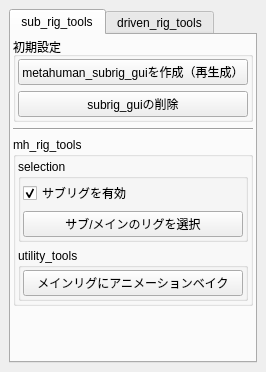
<?xml version="1.0" encoding="UTF-8"?>
<ui version="4.0">
 <class>MainWindow</class>
 <widget class="QMainWindow" name="MainWindow">
  <property name="geometry">
   <rect>
    <x>0</x>
    <y>0</y>
    <width>239</width>
    <height>372</height>
   </rect>
  </property>
  <property name="windowTitle">
   <string>MainWindow</string>
  </property>
  <widget class="QWidget" name="centralwidget">
   <layout class="QVBoxLayout" name="verticalLayout">
    <item>
     <widget class="QTabWidget" name="tabWidget">
      <property name="currentIndex">
       <number>0</number>
      </property>
      <widget class="QWidget" name="tab">
       <attribute name="title">
        <string>sub_rig_tools</string>
       </attribute>
       <layout class="QVBoxLayout" name="verticalLayout_4">
        <property name="leftMargin">
         <number>2</number>
        </property>
        <property name="topMargin">
         <number>2</number>
        </property>
        <property name="rightMargin">
         <number>2</number>
        </property>
        <property name="bottomMargin">
         <number>2</number>
        </property>
        <item>
         <widget class="QGroupBox" name="groupBox">
          <property name="title">
           <string>初期設定</string>
          </property>
          <layout class="QVBoxLayout" name="verticalLayout_2">
           <property name="leftMargin">
            <number>2</number>
           </property>
           <property name="topMargin">
            <number>2</number>
           </property>
           <property name="rightMargin">
            <number>2</number>
           </property>
           <property name="bottomMargin">
            <number>2</number>
           </property>
           <item>
            <widget class="QPushButton" name="create_subrig_gui_btn">
             <property name="text">
              <string>metahuman_subrig_guiを作成（再生成）</string>
             </property>
            </widget>
           </item>
           <item>
            <widget class="QPushButton" name="delete_subrig_gui_btn">
             <property name="text">
              <string>subrig_guiの削除</string>
             </property>
            </widget>
           </item>
          </layout>
         </widget>
        </item>
        <item>
         <widget class="Line" name="line">
          <property name="orientation">
           <enum>Qt::Horizontal</enum>
          </property>
         </widget>
        </item>
        <item>
         <widget class="QGroupBox" name="groupBox_2">
          <property name="title">
           <string>mh_rig_tools</string>
          </property>
          <layout class="QVBoxLayout" name="verticalLayout_3">
           <property name="leftMargin">
            <number>2</number>
           </property>
           <property name="topMargin">
            <number>2</number>
           </property>
           <property name="rightMargin">
            <number>2</number>
           </property>
           <property name="bottomMargin">
            <number>2</number>
           </property>
           <item>
            <widget class="QGroupBox" name="groupBox_3">
             <property name="title">
              <string>selection</string>
             </property>
             <layout class="QVBoxLayout" name="verticalLayout_5">
              <property name="leftMargin">
               <number>2</number>
              </property>
              <property name="topMargin">
               <number>2</number>
              </property>
              <property name="rightMargin">
               <number>2</number>
              </property>
              <property name="bottomMargin">
               <number>2</number>
              </property>
              <item>
               <widget class="QCheckBox" name="enable_sub_rig_cbox">
                <property name="text">
                 <string>サブリグを有効</string>
                </property>
                <property name="checked">
                 <bool>true</bool>
                </property>
               </widget>
              </item>
              <item>
               <widget class="QPushButton" name="select_corresponding_rig_btn">
                <property name="text">
                 <string>サブ/メインのリグを選択</string>
                </property>
               </widget>
              </item>
             </layout>
            </widget>
           </item>
           <item>
            <widget class="QGroupBox" name="groupBox_4">
             <property name="title">
              <string>utility_tools</string>
             </property>
             <layout class="QVBoxLayout" name="verticalLayout_6">
              <property name="leftMargin">
               <number>2</number>
              </property>
              <property name="topMargin">
               <number>2</number>
              </property>
              <property name="rightMargin">
               <number>2</number>
              </property>
              <property name="bottomMargin">
               <number>2</number>
              </property>
              <item>
               <widget class="QPushButton" name="bake_animation_btn">
                <property name="text">
                 <string>メインリグにアニメーションベイク</string>
                </property>
               </widget>
              </item>
             </layout>
            </widget>
           </item>
          </layout>
         </widget>
        </item>
        <item>
         <spacer name="verticalSpacer">
          <property name="orientation">
           <enum>Qt::Vertical</enum>
          </property>
          <property name="sizeHint" stdset="0">
           <size>
            <width>20</width>
            <height>103</height>
           </size>
          </property>
         </spacer>
        </item>
       </layout>
      </widget>
      <widget class="QWidget" name="tab_2">
       <attribute name="title">
        <string>driven_rig_tools</string>
       </attribute>
       <layout class="QVBoxLayout" name="verticalLayout_7">
        <item>
         <layout class="QHBoxLayout" name="horizontalLayout">
          <item>
           <widget class="QLabel" name="label">
            <property name="text">
             <string>rig_name:</string>
            </property>
           </widget>
          </item>
          <item>
           <widget class="QLineEdit" name="rig_name_txt"/>
          </item>
         </layout>
        </item>
        <item>
         <widget class="QPushButton" name="create_drive_rig_btn">
          <property name="text">
           <string>create_driven_rig</string>
          </property>
         </widget>
        </item>
        <item>
         <spacer name="verticalSpacer_2">
          <property name="orientation">
           <enum>Qt::Vertical</enum>
          </property>
          <property name="sizeHint" stdset="0">
           <size>
            <width>20</width>
            <height>40</height>
           </size>
          </property>
         </spacer>
        </item>
       </layout>
      </widget>
     </widget>
    </item>
   </layout>
  </widget>
 </widget>
 <resources/>
 <connections/>
</ui>
